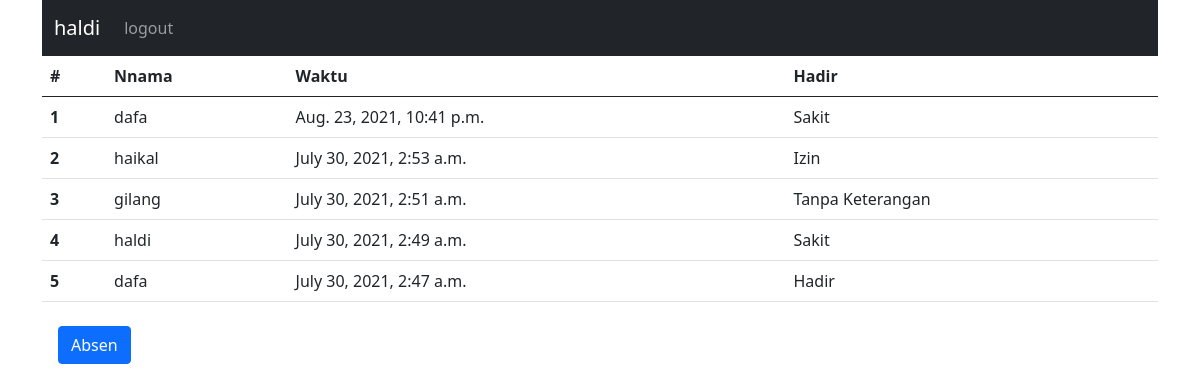
Screenshot of / (signed in) with the database file from the repository.
### pegawai/models.py (models this page shows, shortened)
class Post(models.Model):
	nama		= models.ForeignKey(User, related_name='absenn', on_delete=models.CASCADE)
	waktu		= models.DateTimeField(auto_now_add = True)
	jenis		= [
		('Hadir', 'Hadir'),
		('Sakit', 'Sakit'),
		('Izin', 'Izin'),
		('Tanpa Keterangan', 'Tanpa Keterangan')
	]
	kategori	= models.CharField(max_length=50, choices= jenis, default="Hadir")
	slug		= models.SlugField(blank=True, editable = False)

### pegawai/views.py (the view)
# urls.py: path('', VP.absensiListView.as_view(), name='index'),
class absensiListView(ListView):
    model = models.Post
    context_object_name = "absen"
    ordering = ['-waktu']
    template_name = "index.html"

### templates/index.html (shortened to what this page needs)
<!DOCTYPE html>
<html lang="en">
<head>
    <link href="https://cdn.jsdelivr.net/npm/bootstrap@5.0.2/dist/css/bootstrap.min.css" rel="stylesheet">
</head>
<body>
    <div class="container">
        {% include "navbar.html" %}
        <table class="table">
            <thead>
                <tr>
                <th scope="col">#</th>
                <th scope="col">Nnama</th>
                <th scope="col">Waktu</th>
                <th scope="col">Hadir</th>
                </tr>
            </thead>
            <tbody>
                <tr>
                {% for absen in absen %}
                <th scope="row">{{ forloop.counter }}</th>
                <td>{{absen.nama}}</td>
                <td>{{absen.waktu}}</td>
                <td>{{absen.kategori}}</td>
                </tr>
                {% endfor %}
            </tbody>
        </table>
        <a class="nav-link" aria-current="page" href="{% url 'absen' %}"><button class="btn btn-primary">Absen</button></a>
    </div>
</body>
</html>

### templates/navbar.html (shortened to what this page needs)
<nav class="navbar navbar-expand-sm navbar-dark bg-dark">
  <div class="container-fluid">
    {% if user.is_authenticated %}
    <a class="navbar-brand" href="#">{{user}}</a>
    {% else %}
    <a class="navbar-brand" href="{% url 'login' %}">logiin</a>
    {% endif %}
    <div class="collapse navbar-collapse" id="navbarSupportedContent">
    <ul class="navbar-nav me-auto mr-2 mr-lg-0">
    {% if user.is_authenticated %}
        <li class="nav-item">
          <a class="nav-link" href="{% url 'logout' %}">logout</a>
        </li>
    {% else %}
        <li class="nav-item">
            <a class="nav-link" href="{% url 'login' %}">login untuuk absen</a>
        </li>
    {% endif %}
    </ul>
    </div>
  </div>
</nav>

### rows the page displays
Post: nama "dafa", waktu "Aug. 23, 2021, 10:41 p.m.", kategori "Sakit"
Post: nama "haikal", waktu "July 30, 2021, 2:53 a.m.", kategori "Izin"
Post: nama "gilang", waktu "July 30, 2021, 2:51 a.m.", kategori "Tanpa Keterangan"
Post: nama "haldi", waktu "July 30, 2021, 2:49 a.m.", kategori "Sakit"
Post: nama "dafa", waktu "July 30, 2021, 2:47 a.m.", kategori "Hadir"

### other values shown
{{ user }} "haldi"
